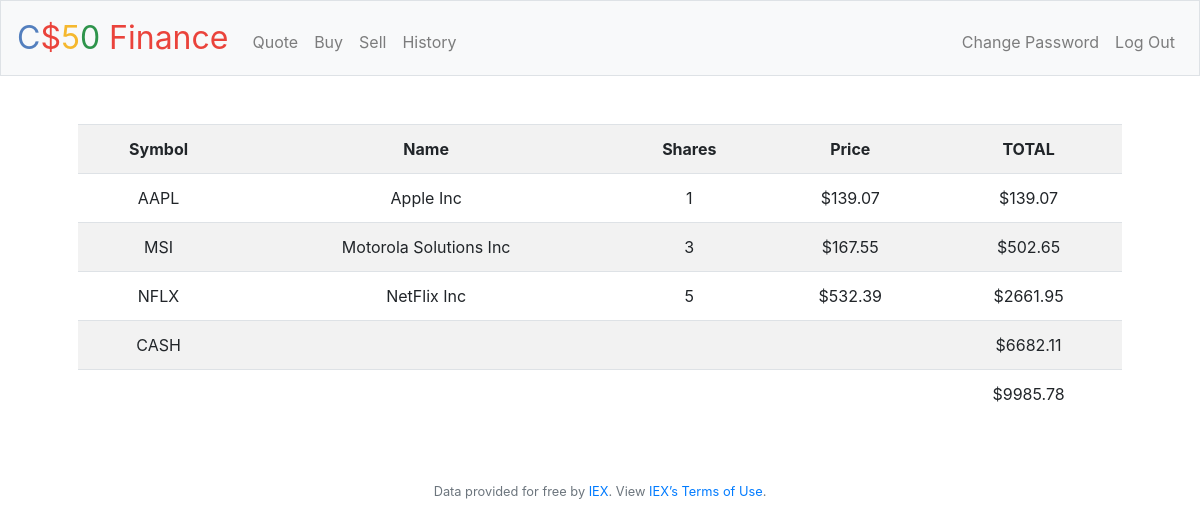
The page / (signed in) on the database its author committed.
### tables this page shows
CREATE TABLE owned (id INTEGER PRIMARY KEY, userID INTEGER, symbol TEXT NOT NULL, name TEXT, shares INTEGER, price NUMERIC, FOREIGN KEY (userID) REFERENCES users(id));

CREATE TABLE users (id INTEGER, username TEXT NOT NULL, hash TEXT NOT NULL, cash NUMERIC NOT NULL DEFAULT 10000.00, PRIMARY KEY(id));

### application.py (the view)
@app.route("/")
@login_required
def index():
    owned = db.execute("SELECT symbol, name, shares, price, price * shares AS total FROM owned WHERE userID=:userID", userID=session["user_id"])
    balance = getBalance()
    grandTotal = db.execute("SELECT SUM(price * shares) AS grandTotal FROM owned WHERE userID=:userID", userID=session["user_id"])[0]["grandTotal"]
    if not grandTotal:
        grandTotal = 0
    grandTotal += balance
    return render_template("index.html", owned=owned, balance=balance, grandTotal=grandTotal)

### application.py (called while the page is built)
@app.after_request
def after_request(response):
    response.headers["Cache-Control"] = "no-cache, no-store, must-revalidate"
    response.headers["Expires"] = 0
    response.headers["Pragma"] = "no-cache"
    return response

def getBalance():
    return db.execute("SELECT cash FROM users WHERE id=:userID", userID=session["user_id"])[0]["cash"]

### helpers.py (called while the page is built)
def login_required(f):
    @wraps(f)
    def decorated_function(*args, **kwargs):
        if session.get("user_id") is None:
            return redirect("/login")
        return f(*args, **kwargs)
    return decorated_function

### templates/index.html (shortened to what this page needs)
{% extends "layout.html" %}
{% block main %}
    <table class="table table-striped">
        <tr>
            <th>Symbol</th>
            <th>Name</th>
            <th>Shares</th>
            <th>Price</th>
            <th>TOTAL</th>
        </tr>
        {% for row in owned %}
            <tr>
                {% for (key, value) in row.items() %}
                    {% if key in ["price", "total"] %}
                        <td>${{ "%.2f" % value }}</td>
                    {% else %}
                        <td>{{ value }}</td>
                    {% endif %}
                {% endfor %}
            </tr>
        {% endfor %}
        <tr>
            <td>CASH</td>
            {% for i in range(3) %}
                <td></td>
            {% endfor %}
            <td>${{ "%.2f" % balance }}</td>
        </tr>
        <tr>
            {% for i in range(4) %}
                <td></td>
            {% endfor %}
            <td>${{ "%.2f" % grandTotal }}</td>
        </tr>
    </table>
{% endblock %}

### templates/layout.html (shortened to what this page needs)
<!DOCTYPE html>
<html lang="en">
    <head>
        <link rel="stylesheet" href="https://cdn.jsdelivr.net/npm/bootstrap@4.5.3/dist/css/bootstrap.min.css">
        <link href="/static/styles.css" rel="stylesheet">
    </head>
    <body>
        <nav class="navbar navbar-expand-md navbar-light bg-light border">
            <a class="navbar-brand" href="/"><span class="blue">C</span><span class="red">$</span><span class="yellow">5</span><span class="green">0</span> <span class="red">Finance</span></a>
            <div class="collapse navbar-collapse" id="navbar">
                {% if session.user_id %}
                    <ul class="navbar-nav mr-auto mt-2">
                        <li class="nav-item"><a class="nav-link" href="/quote">Quote</a></li>
                        <li class="nav-item"><a class="nav-link" href="/buy">Buy</a></li>
                        <li class="nav-item"><a class="nav-link" href="/sell">Sell</a></li>
                        <li class="nav-item"><a class="nav-link" href="/history">History</a></li>
                    </ul>
                    <ul class="navbar-nav ml-auto mt-2">
                        <li class="nav-item"><a class="nav-link" href="/changePass">Change Password</a></li>
                        <li class="nav-item"><a class="nav-link" href="/logout">Log Out</a></li>
                    </ul>
                {% else %}
                    <ul class="navbar-nav ml-auto mt-2">
                        <li class="nav-item"><a class="nav-link" href="/register">Register</a></li>
                        <li class="nav-item"><a class="nav-link" href="/login">Log In</a></li>
                    </ul>
                {% endif %}
            </div>
        </nav>
        <main class="container p-5">
            {% block main %}{% endblock %}
        </main>
        <footer class="small text-center text-muted">
            Data provided for free by <a href="https://iextrading.com/developer">IEX</a>. View <a href="https://iextrading.com/api-exhibit-a/">IEX’s Terms of Use</a>.
        </footer>
    </body>
</html>

### static/styles.css (style rules this page uses)
nav .navbar-brand { font-size: xx-large; }
nav .navbar-brand .blue { color: #537fbe; }
nav .navbar-brand .red { color: #ea433b; }
nav .navbar-brand .yellow { color: #f5b82e; }
nav .navbar-brand .green { color: #2e944b; }
main { overflow-x: auto; text-align: center; }

### rows shown on the page
owned: symbol "AAPL", name "Apple Inc", row "1", price "139.07", value "139.07"
owned: symbol "MSI", name "Motorola Solutions Inc", row "3", price "167.55", value "502.65"
owned: symbol "NFLX", name "NetFlix Inc", row "5", price "532.39", value "2661.95"
users: cash "6682.11"

### other values the page prints
{{ "%.2f" % grandTotal }} "9985.78"
